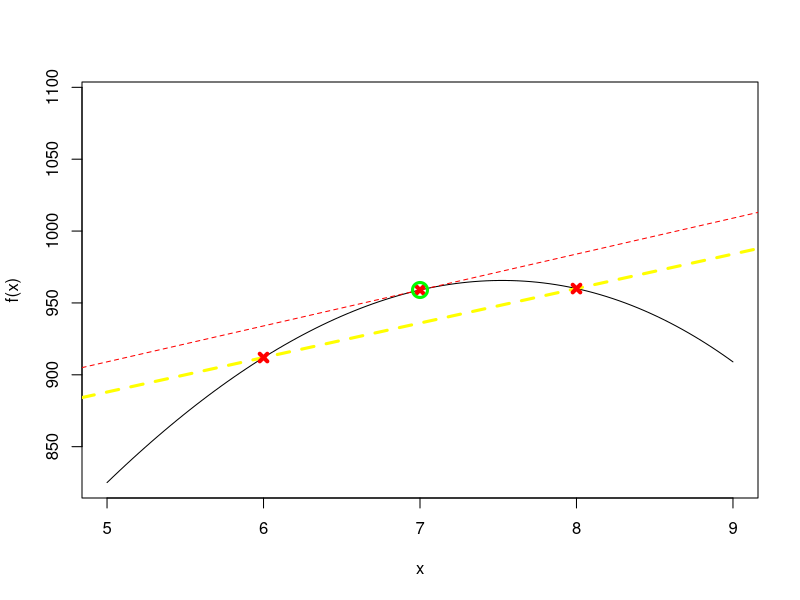
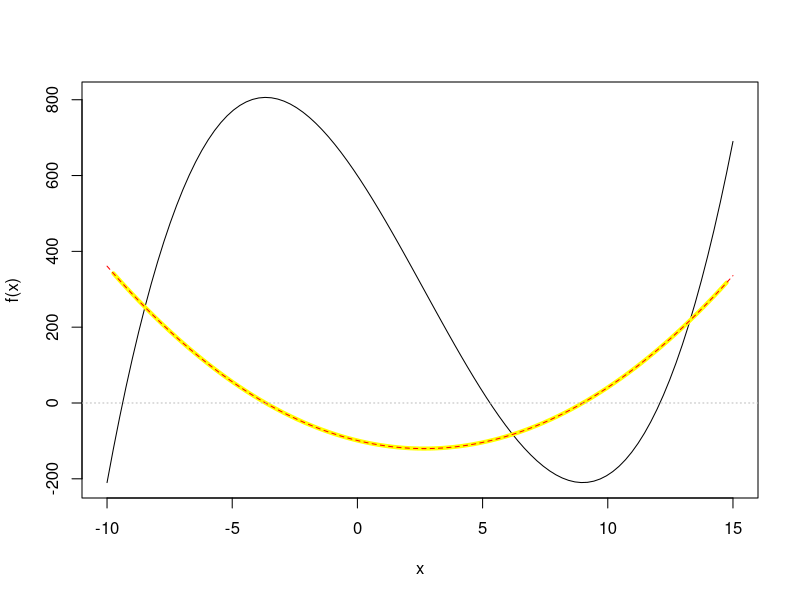
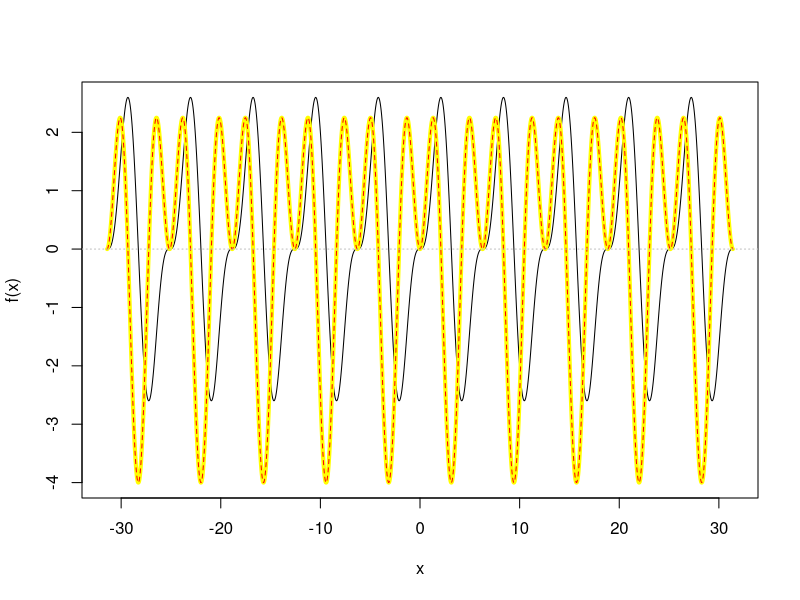
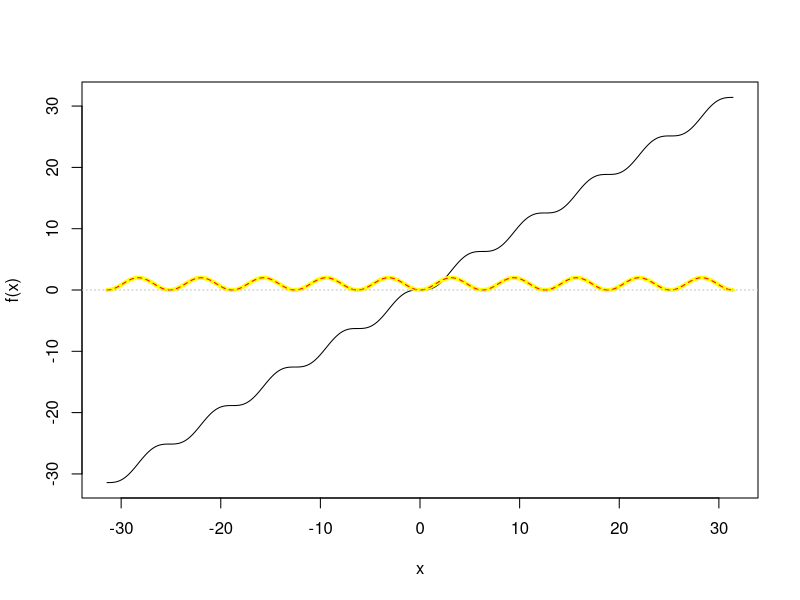
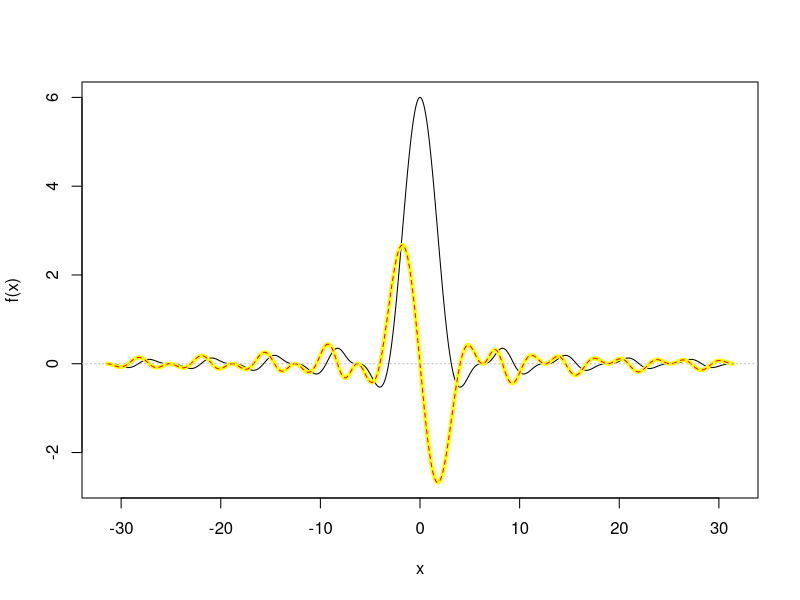

The R source for these figures, in order:
## ---- chunk 1
print_as_latex <- function(r_equation){
    r_equation <- gsub("\\*", "", r_equation)
    cat(paste("$$",r_equation,"$$"))
}
## ---- chunk 2
d <- function(FUN, X){
  Y <- FUN(X)
  numerical_derivative <- function(i) (Y[i+1]-Y[i-1])/(X[i+1]-X[i-1])
  interiorPoints <- 2:(length(X) - 1)
  c(NA, vapply(interiorPoints, numerical_derivative, numeric(1)), NA)
}
## ---- chunk 3
x <- seq(5, 9, length=100)
pp <- c(6,7,8)
f <- function(x) -x^3 - 2*x^2 + 200*x
df <- function(x) -3*x^2 - 4*x + 200
yspan <- max(abs(f(x) - f(pp[2]))) # put center point in middle of y-axis
plot(x, f(x), type="l", ylim=f(pp[2]) + c(-1,1) * yspan)
m_num <- (f(pp[3]) - f(pp[1]))/(pp[3] - pp[1])
b_num <- f(pp[1]) - m_num * pp[1]
abline(b_num, m_num, lwd=3, lty=2, col="yellow")
m_calc <- df(pp[2])
b_calc <- f(pp[2]) - m_calc * pp[2]
abline(b_calc, m_calc, lty=2, col="red")
points(pp, f(pp), pch=4, lwd=4, col="red")  # draw points on top
points(pp[2], f(pp)[2], cex=2, pch=1, lwd=3, col="green")
## ---- chunk 4
print_as_latex("-x^3 - 2*x^2 + 200*x")
## ---- chunk 5
plotFdF <- function(x, f, df){
  ylim <- range(c(f(x), d(f,x), df(x)), na.rm=TRUE)
  plot(x, f(x), type="l", ylim=ylim)  # original function for which we want derivative
  lines(x, d(f,x), col="yellow", lwd=4)  # numerical approximation
  lines(x, df(x), col="red", lty=2)  # candidate analytical derivative
  abline(h=0, lty=3, col="gray")  # gray line showing zero on y-axis
}
## ---- chunk 6
print_as_latex("f(x) = -x^3 - 2*x^2 + 200*x")
## ---- chunk 7
f <- function(x) x^3 - 8*x^2 - 99*x + 600
df <- function(x) 3*x^2 - 16*x - 99
x <- seq(-10, 15, length=100)
plotFdF(x, f, df)
## ---- chunk 8
x <- seq(-10 * pi, 10 * pi, , by=0.01)
g <- function(x) 2 * sin(x) - sin(2*x)
dg <- function(x) 2*(cos(x) - cos(2*x))
plotFdF(x, g, dg)
## ---- chunk 9
# use the same x values as before
h <- function(x) x - sin(x)
dh <- function(x) 1 - cos(x)
plotFdF(x, h, dh)
## ---- chunk 10
f <- function(x) (2 * sin(x) - sin(2*x)) / (x - sin(x))
df1 = function(x) (dg(x)*h(x) - g(x)*dh(x)) / (h(x))^2
df2 = function(x) ((2*(cos(x) - cos(2*x)) * (x - sin(x))) - (2 * sin(x) - sin(2*x)) * (1 - cos(x)) )/ (x - sin(x))^2
plotFdF(x, f, df2)  # df1 and df2 plot right on top of one another; try it! 
